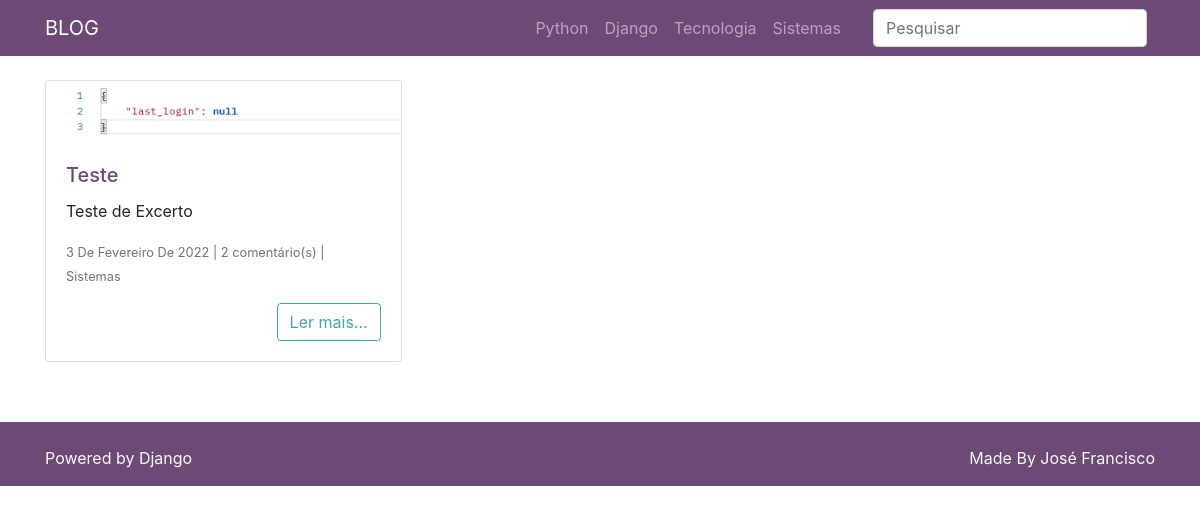
Before: / with the older database file.
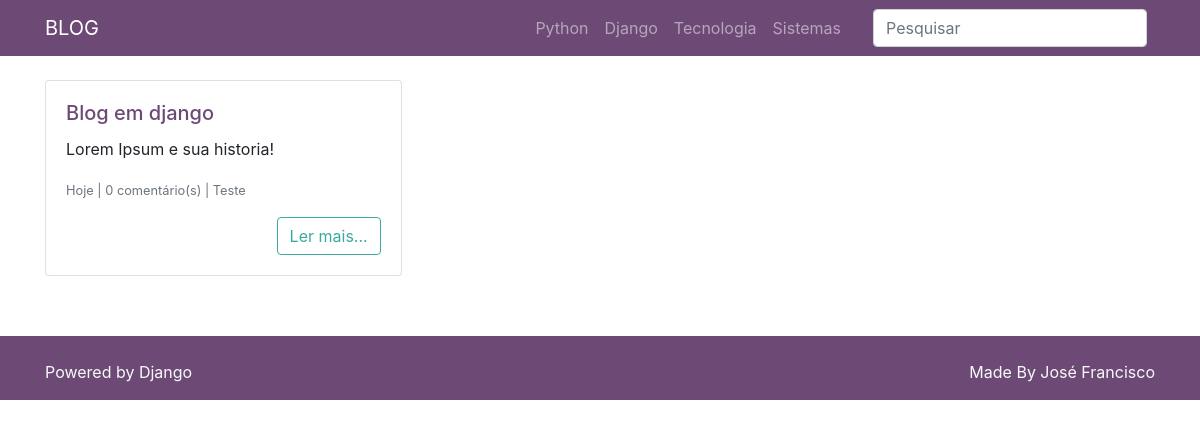
After: the same page with the newer database file.
### posts/models.py (models this page shows, shortened)
class Post(models.Model):
    titulo_post = models.CharField(max_length=255, verbose_name='Título')
    autor_post = models.ForeignKey(User, on_delete=models.DO_NOTHING)
    data_post = models.DateTimeField(default=timezone.now)
    conteudo_post = models.TextField()
    excerto_post = models.TextField()
    categoria_post = models.ForeignKey(Categoria, on_delete=models.DO_NOTHING, blank=True, null=True)
    imagem_post = models.ImageField(upload_to='post_img/%Y/%M/%d', blank=True, null=True)
    publicado_post = models.BooleanField(default=False)

### categorias/models.py (models this page shows)
class Categoria(models.Model):
    nome_cat = models.CharField(max_length=100)
    def __str__(self):
        return self.nome_cat

### posts/views.py (the view)
# urls.py: path('', views.PostIndex.as_view(), name='index'),
class PostIndex(ListView):
    model = Post
    template_name = 'posts/index.html'
    paginate_by = 3
    context_object_name = 'posts'
    def get_queryset(self):
        qs = super().get_queryset()
        qs = qs.order_by('-id').filter(publicado_post=True)
        qs = qs.annotate(
            numero_comentarios=Count(
                Case(
                    When(comentario__publicado_comentario=True, then=1)
                )
            )
        )
        return qs

### posts/templates/posts/index.html (shortened to what this page needs)
{% extends 'base.html' %}
{% load humanize %}
{% block conteudo %}
    <div class="card-columns mt-4">
        {% for post in posts %}
        <div class="card">
            {% if post.imagem_post %}
            <a href="{% url 'post_detalhes' post.id %}">
                <img class="card-img-top"
                     src="{{ post.imagem_post.url }}"
                     alt="{{ post.titulo_post }}">
            </a>
        {% endif %}
            <div class="card-body">
                <h5 class="card-title">
                    <a href="{% url 'post_detalhes' post.id %}">
                        {{ post.titulo_post }}
                    </a>
                </h5>
                <p class="card-text">
                    {{ post.excerto_post }}
                </p>
                <p class="card-text">
                    <small class="text-muted">{{post.data_post|naturalday|title}} | {{ post.numero_comentarios}} comentário(s) | {{post.categoria_post}}</small>
                </p>
                <div class="text-right">
                    <a href="{% url 'post_detalhes' post.id %}" class="btn btn-outline-secondary">Ler mais...</a>
                </div>
            </div>
        </div>
        {% endfor %}
    </div>
{% endblock %}

### templates/base.html (shortened to what this page needs)
<!DOCTYPE html>
<html lang="pt">
<head>
    {% include 'parciais/_head.html' %}
</head>
<body>
    {% include 'parciais/_nav.html' %}
<div class="container">
    <div class="row">
        <div class="col-lg-12">
            {% block conteudo %}{% endblock %}
        </div>
    </div>
</div>
{% include 'parciais/_footer.html' %}
</body>
</html>

### templates/parciais/_head.html (shortened to what this page needs)
{% load static %}
<link href="{% static 'vendor/bootstrap/css/bootstrap.min.css' %}" rel="stylesheet">
<link href="{% static 'vendor/bootstrap/css/theme_1564087106285.css' %}" rel="stylesheet">

### templates/parciais/_nav.html (shortened to what this page needs)
{% load static %}
<nav class="navbar navbar-expand-lg navbar-dark bg-primary static-top">
    <div class="container">
        <a class="navbar-brand" href="{% url 'index' %}">BLOG</a>
        <div class="collapse navbar-collapse" id="navbarResponsive">
            <ul class="navbar-nav ml-auto">
                <li class="nav-item">
                    <a class="nav-link" href="{% url 'post_categoria' 'python' %}">Python</a>
                </li>
                <li class="nav-item">
                    <a class="nav-link" href="{% url 'post_categoria' 'django' %}">Django</a>
                </li>
                <li class="nav-item">
                    <a class="nav-link" href="{% url 'post_categoria' 'tecnologia' %}">Tecnologia</a>
                </li>
                <li class="nav-item">
                    <a class="nav-link" href="{% url 'post_categoria' 'sistemas' %}">Sistemas</a>
                </li>
            </ul>
            <form class="form-inline my-2 my-lg-0 ml-lg-4" action="{% url 'post_busca' %}">
                <input name="termo" value="{{ request.GET.termo }}" class="form-control mr-sm-2" type="search" placeholder="Pesquisar"
                       aria-label="Search">
            </form>
        </div>
    </div>
</nav>

### templates/parciais/_footer.html (shortened to what this page needs)
{% load static %}
<footer class="bg-primary text-light">
    <div class="container navbar-dark pt-4 mt-5">
        <div class="row">
            <div class="col">
                <p class="text-left">Powered by Django</p>
            </div>
            <div class="col">
                <p class="text-right">Made By José Francisco</p>
            </div>
        </div>
    </div>
</footer>

Changed rows visible on the page:
removed Post: imagem_post (picture), titulo_post "Teste", excerto_post "Teste de Excerto", data_post "3 De Fevereiro De 2022", numero_comentarios "2", categoria_post "Sistemas"
added Post: titulo_post "Blog em django", excerto_post "Lorem Ipsum e sua historia!", data_post "Hoje", numero_comentarios "0", categoria_post "Teste"
